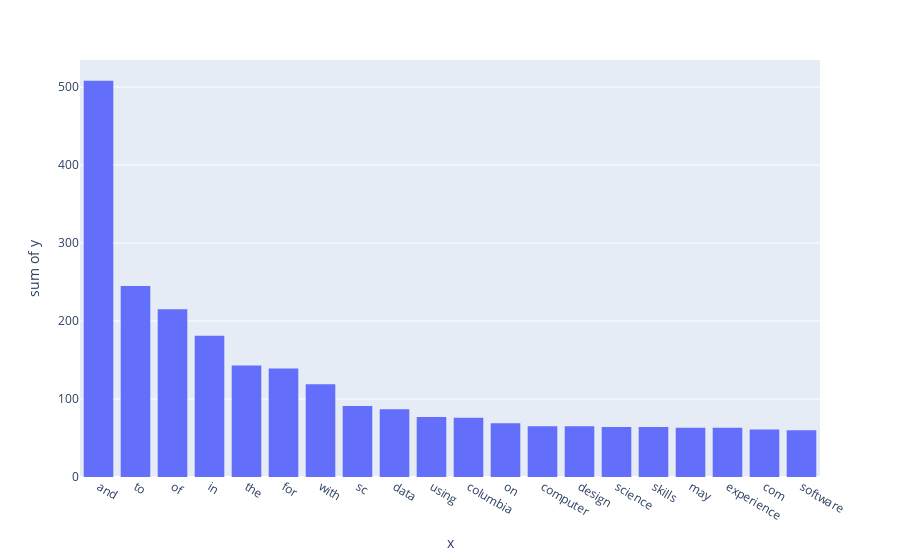
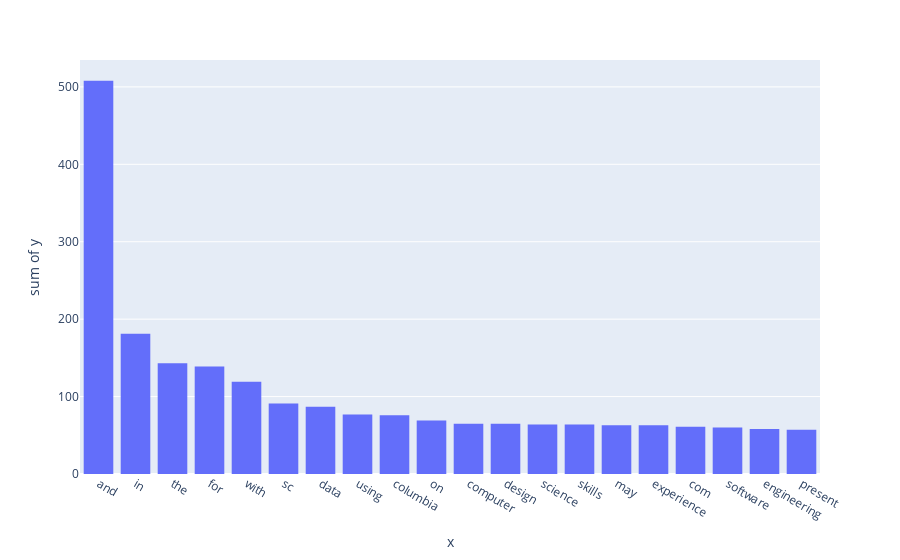

The code cell stored with these charts, in order, in its notebook:
### Markdown cell above
Notice the repeated words UofSC, and systems. Engineering is another common work signalling my current major.

Next we will repeat with all resumes.

### Code cell
resume_folder = "./StudentResumes"
for filename in os.listdir(resume_folder):
    with pdfplumber.open("./StudentResumes/" + filename) as to_read:
        for pages in to_read.pages:
            extract = pages.extract_text()
            output += extract + " "

output = output.lower()
output_processed = re.findall(r"[a-z]{2,}", output)

counter = Counter(output_processed)
top = counter.most_common(20)

words, count = zip(*top)

fig = px.histogram(y = count, x = words)
fig.show()

stop_words = "NLTK's list of english stopwords"
output_filtered = [filter for filter in output_processed if filter not in stop_words]

counter = Counter(output_filtered)
top = counter.most_common(20)

words, count = zip(*top)

fig = px.histogram(y = count, x = words)
fig.show()

### Figure 1 — Plotly figure (JSON) as saved in the notebook; plotly's stock layout.template omitted (floating-point values rounded to 4 significant figures)
{"data": [{"bingroup": "x", "histfunc": "sum", "hovertemplate": "x=%{x}<br>sum of y=%{y}<extra></extra>", "legendgroup": "", "marker": {"color": "#636efa", "pattern": {"shape": ""}}, "name": "", "orientation": "v", "showlegend": false, "type": "histogram", "x": ["and", "to", "of", "in", "the", "for", "with", "sc", "data", "using", "columbia", "on", "computer", "design", "science", "skills", "may", "experience", "com", "software"], "xaxis": "x", "y": [508, 245, 215, 181, 143, 139, 119, 91, 87, 77, 76, 69, 65, 65, 64, 64, 63, 63, 61, 60], "yaxis": "y"}], "layout": {"barmode": "relative", "legend": {"tracegroupgap": 0}, "margin": {"t": 60}, "xaxis": {"anchor": "y", "domain": [0, 1], "title": {"text": "x"}}, "yaxis": {"anchor": "x", "domain": [0, 1], "title": {"text": "sum of y"}}}}

### Figure 2 — Plotly figure (JSON) as saved in the notebook; plotly's stock layout.template omitted (floating-point values rounded to 4 significant figures)
{"data": [{"bingroup": "x", "histfunc": "sum", "hovertemplate": "x=%{x}<br>sum of y=%{y}<extra></extra>", "legendgroup": "", "marker": {"color": "#636efa", "pattern": {"shape": ""}}, "name": "", "orientation": "v", "showlegend": false, "type": "histogram", "x": ["and", "in", "the", "for", "with", "sc", "data", "using", "columbia", "on", "computer", "design", "science", "skills", "may", "experience", "com", "software", "engineering", "present"], "xaxis": "x", "y": [508, 181, 143, 139, 119, 91, 87, 77, 76, 69, 65, 65, 64, 64, 63, 63, 61, 60, 58, 57], "yaxis": "y"}], "layout": {"barmode": "relative", "legend": {"tracegroupgap": 0}, "margin": {"t": 60}, "xaxis": {"anchor": "y", "domain": [0, 1], "title": {"text": "x"}}, "yaxis": {"anchor": "x", "domain": [0, 1], "title": {"text": "sum of y"}}}}
